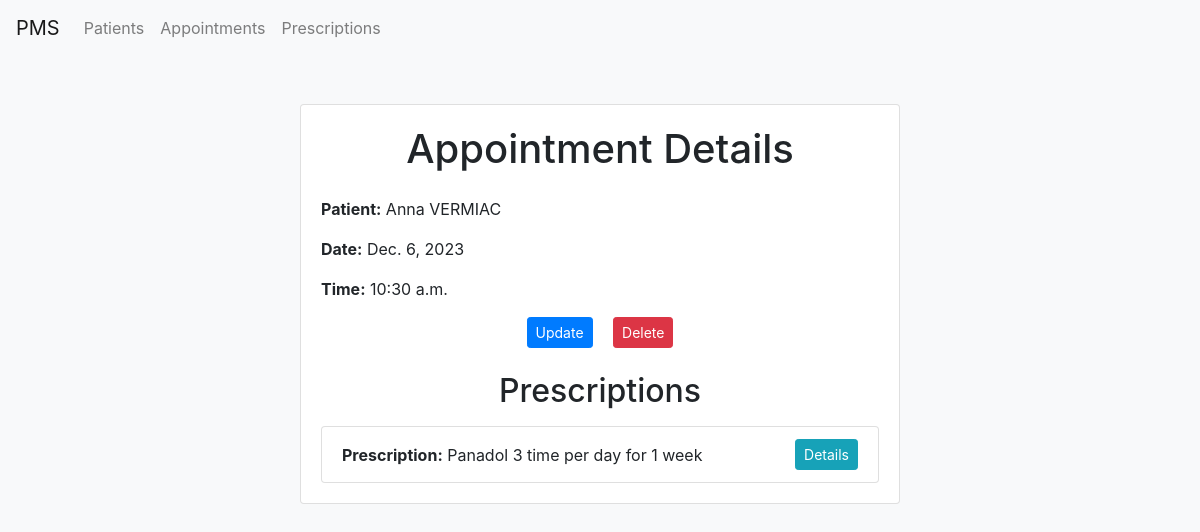
Screenshot of /PMS/appointment/3/ with the database file from the repository.
### PMS/models.py (models this page shows, shortened)
class Appointment(models.Model):
    patientId = models.ForeignKey(Patient, on_delete=models.CASCADE)
    date = models.DateField()
    time = models.TimeField()

class Patient(models.Model):
    cin = models.CharField(max_length=8, unique=True)
    name = models.CharField(max_length=30)
    sex = models.CharField(max_length=1)
    age = models.IntegerField()

class Prescription(models.Model):
    appointmentId = models.ForeignKey(Appointment, on_delete=models.CASCADE)
    description = models.CharField(max_length=100)

### PMS/views.py (the view)
# urls.py: path("appointment/<int:pk>/", AppointmentDetail.as_view(), name='appointment_detail'),
class AppointmentDetail(generics.RetrieveUpdateDestroyAPIView):
    serializer_class = AppointmentSerializer
    queryset = Appointment.objects.all()
    template_name = 'pms/appointment/appointment_detail.html'
    def get(self, request, pk, *args, **kwargs):
        appointment = Appointment.objects.get(pk=pk)
        return render(request, self.template_name, {'appointment': appointment})

### PMS/templates/pms/appointment/appointment_detail.html (shortened to what this page needs)
{% extends 'pms/base.html' %}
{% block content %}
    <div class="container mt-5">
        <div class="card mx-auto" style="max-width: 600px;">
            <div class="card-body">
                <h1 class="mb-4 text-center">Appointment Details</h1>
                <p class="mb-3"><strong>Patient:</strong> {{ appointment.patientId.name }}</p>
                <p class="mb-3"><strong>Date:</strong> {{ appointment.date }}</p>
                <p class="mb-3"><strong>Time:</strong> {{ appointment.time }}</p>
                <div class="text-center mb-4">
                    <a href="{% url 'appointment_update' pk=appointment.pk %}" class="btn btn-primary btn-sm mr-3">Update</a>
                    <a href="{% url 'appointment_delete' pk=appointment.pk %}" class="btn btn-danger btn-sm">Delete</a>
                </div>
                <h2 class="mt-4 mb-3 text-center">Prescriptions</h2>
                {% if appointment.prescription_set.all %}
                    <ul class="list-group">
                        {% for prescription in appointment.prescription_set.all %}
                            <li class="list-group-item">
                                <div class="d-flex justify-content-between align-items-center">
                                    <p class="mb-0"><strong>Prescription:</strong> {{ prescription.description }}</p>
                                    <a href="{% url 'prescription_detail' pk=prescription.pk %}" class="btn btn-info btn-sm ml-3">Details</a>
                                </div>
                            </li>
                        {% endfor %}
                    </ul>
                {% else %}
                    <p class="text-center">No prescriptions for this appointment.</p>
                {% endif %}
            </div>
        </div>
    </div>
{% endblock %}

### rows the page displays
Appointment: patientId.name "Anna VERMIAC", date "Dec. 6, 2023", time "10:30 a.m."
Prescription: description "Panadol 3 time per day for 1 week"
